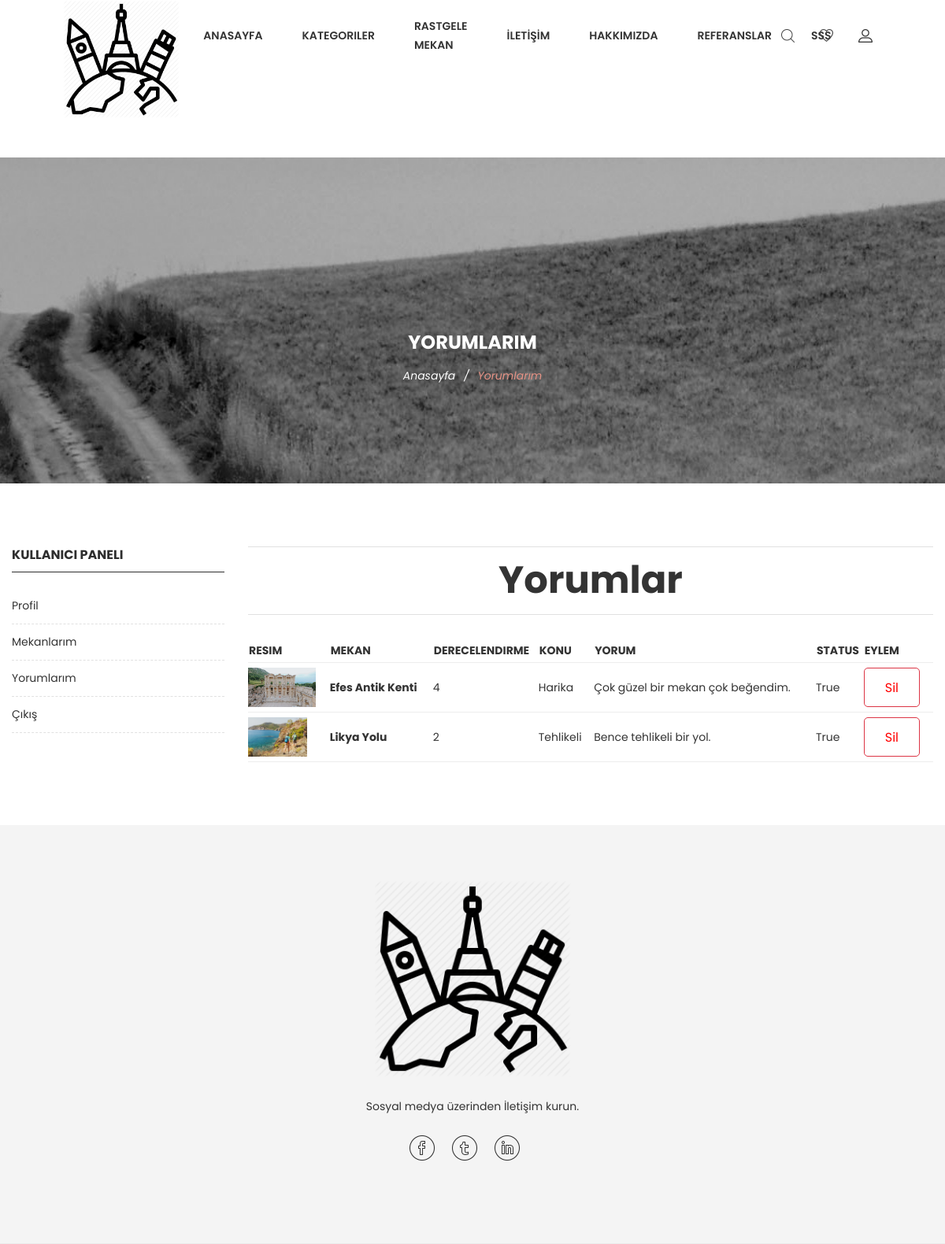
/user/comments/ (signed in), run on the app's committed database.
### mekan/models.py (models this page shows, shortened)
class Comment(models.Model):
    STATUS = (
        ('New', 'Yeni'),
        ('True', 'Evet'),
        ('False', 'Hayır'),
    )
    place = models.ForeignKey(Place, on_delete=models.CASCADE)
    userprofil = models.ForeignKey(UserProfile, on_delete=models.CASCADE)
    user = models.ForeignKey(User, on_delete=models.CASCADE)
    subject = models.CharField(max_length=50, blank=True)
    comment = models.TextField(max_length=200, blank=True)
    rate = models.IntegerField(blank=True)
    status = models.CharField(max_length=10, choices=STATUS, default='New')
    ip = models.CharField(blank=True, max_length=20)
    create_at = models.DateTimeField(auto_now_add=True)
    update_at = models.DateTimeField(auto_now=True)

class Place(models.Model):
    STATUS = (
        ('True', 'Evet'),
        ('False', 'Hayır'),
    )
    user = models.ForeignKey(User, on_delete=models.SET_NULL, null=True)
    category = models.ForeignKey(Category, on_delete=models.CASCADE)
    title = models.CharField(max_length=100)
    keywords = models.CharField(max_length=255)
    description = models.CharField(max_length=255)
    country = models.CharField(max_length=100)
    city = models.CharField(max_length=100)
    detail = RichTextUploadingField(blank=True)
    slug = models.SlugField(null=False, unique=True)
    image = models.ImageField(upload_to='images/', max_length=255)  # py -m pip install --upgrade Pillow
    status = models.CharField(max_length=10, choices=STATUS)
    create_at = models.DateTimeField(auto_now_add=True)
    update_at = models.DateTimeField(auto_now=True)
    def image_tag(self):
        return mark_safe('<img src="{}" height="50"/>'.format(self.image.url))
    image_tag.short_description = 'Image'

### user/views.py (the view)
# urls.py: path('comments/', views.comments, name='comments'),
@login_required(login_url='/login')
def comments(request):
    current_user = request.user
    comment = Comment.objects.filter(user_id=current_user.id, status='True')
    context = {
        'comments': comment,
    }
    context.update(common())
    return render(request, 'User/commentsPage.html', context)

### user/views.py (called while the page is built)
def common():
    setting = Setting.objects.get(pk=1)
    category = Category.objects.all()
    return {'setting': setting,
            'category': category
            }

### home/templates/User/commentsPage.html (shortened to what this page needs)
{% extends 'HomeBase.html' %}
{% block body %}
    <div class="ht__bradcaump__area bg-image--5">
        <div class="container">
            <div class="row">
                <div class="col-lg-12">
                    <div class="bradcaump__inner text-center">
                        <h2 class="bradcaump-title">Yorumlarım</h2>
                        <nav class="bradcaump-content">
                            <a class="breadcrumb_item" href="/">Anasayfa</a>
                            <span class="brd-separetor">/</span>
                            <span class="breadcrumb_item active">Yorumlarım</span>
                        </nav>
                    </div>
                </div>
            </div>
        </div>
    </div>
    <div class="page-shop-sidebar left--sidebar bg--white section-padding--lg">
        <div class="container">
            <div class="row">
                {% include "User/profile_left_panel.html" %}
                <div class="col-lg-9 col-12 order-1 order-lg-2">
                    <div class="row">
                        <div class="col-lg-12">
                            <div class="shop__list__wrapper d-flex flex-wrap flex-md-nowrap justify-content-between">
                                <p>
                                <h1>Yorumlar</h1></p>
                            </div>
                        </div>
                    </div>
                    <div class="tab__container">
                    {% if comments %}
                        <table>
                            <tr>
                                <th>
                                    Resim
                                </th>
                                <th>
                                    Mekan
                                </th>
                                <th>
                                    Derecelendirme
                                </th>
                                <th>
                                    Konu
                                </th>
                                <th>
                                    Yorum
                                </th>
                                <th>
                                    Status
                                </th>
                                <th>
                                    Eylem
                                </th>
                            </tr>
                            {% for com in comments %}
                                <tr>
                                <td>
                                    <a href="/place/{{ com.place_id }}/{{ com.place.slug }}">
                                    <img  height="50" src="{{ com.place.image.url }}">
                                    </a>
                                </td>
                                    <td>
                                        <a href="/place/{{ com.place_id }}/{{ com.place.slug }}">
                                            <strong>{{ com.place.title }}</strong></a>
                                    </td>
                                    <td>
                                        {{ com.rate }}
                                    </td>
                                    <td>
                                        {{ com.subject }}
                                    </td>
                                    <td>
                                        {{ com.comment }}
                                    </td>
                                    <td>
                                        {{ com.status }}
                                    </td>
                                    <td>
                                            <ul class="cart__btn__list d-flex flex-wrap flex-md-nowrap flex-lg-nowrap justify-content-between">
                                                <li><a class="btn btn-danger" href="/user/deletecomment/{{ com.id }}"
                                                       onclick="return confirm('Eminmisiniz?')"><p style="color:red;">Sil</p></a>
                                                </li>
                                            </ul>
                                    </td>
                                </tr>
                            {% endfor %}
                        </table>
                    {% else %}
                        Henüz hiçbir yorum yapmadınız!
                    {% endif %}
                    </div>
                </div>
            </div>
        </div>
    </div>
{% endblock %}

### data on the page
Comment: place.image (picture), place "Efes Antik Kenti", rate "4", subject "Harika", comment "Çok güzel bir mekan çok beğendim.", status "True"
Comment: place.image (picture), place "Likya Yolu", rate "2", subject "Tehlikeli", comment "Bence tehlikeli bir yol.", status "True"
